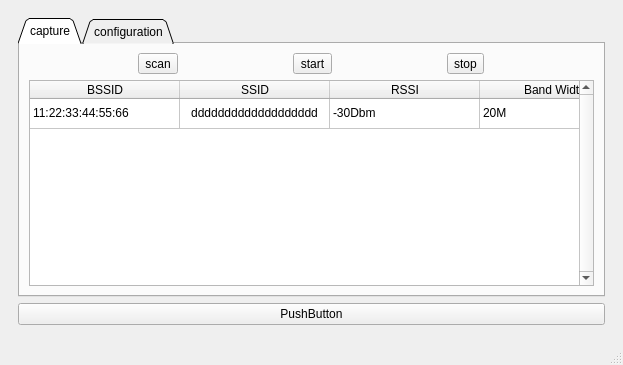
<?xml version="1.0" encoding="UTF-8"?>
<ui version="4.0">
 <class>MainWindow</class>
 <widget class="QMainWindow" name="MainWindow">
  <property name="windowModality">
   <enum>Qt::ApplicationModal</enum>
  </property>
  <property name="geometry">
   <rect>
    <x>0</x>
    <y>0</y>
    <width>623</width>
    <height>365</height>
   </rect>
  </property>
  <property name="sizePolicy">
   <sizepolicy hsizetype="Fixed" vsizetype="Fixed">
    <horstretch>0</horstretch>
    <verstretch>0</verstretch>
   </sizepolicy>
  </property>
  <property name="windowTitle">
   <string>Qsniffer</string>
  </property>
  <widget class="QWidget" name="centralwidget">
   <layout class="QGridLayout" name="gridLayout">
    <item row="1" column="0">
     <widget class="QStackedWidget" name="stackedWidget">
      <widget class="QWidget" name="page">
       <layout class="QHBoxLayout" name="horizontalLayout">
        <item>
         <layout class="QVBoxLayout" name="verticalLayout">
          <item>
           <widget class="QTabWidget" name="tabWidget">
            <property name="tabShape">
             <enum>QTabWidget::Triangular</enum>
            </property>
            <property name="currentIndex">
             <number>0</number>
            </property>
            <widget class="QWidget" name="tab">
             <attribute name="title">
              <string>capture</string>
             </attribute>
             <layout class="QVBoxLayout" name="verticalLayout_2">
              <item>
               <layout class="QHBoxLayout" name="horizontalLayout_2">
                <item>
                 <widget class="QToolButton" name="toolButton">
                  <property name="text">
                   <string>scan</string>
                  </property>
                 </widget>
                </item>
                <item>
                 <widget class="QToolButton" name="toolButton_2">
                  <property name="text">
                   <string>start</string>
                  </property>
                 </widget>
                </item>
                <item>
                 <widget class="QToolButton" name="toolButton_3">
                  <property name="text">
                   <string>stop</string>
                  </property>
                 </widget>
                </item>
               </layout>
              </item>
              <item>
               <widget class="QTableWidget" name="tableWidget">
                <property name="sizePolicy">
                 <sizepolicy hsizetype="Expanding" vsizetype="Expanding">
                  <horstretch>0</horstretch>
                  <verstretch>0</verstretch>
                 </sizepolicy>
                </property>
                <property name="frameShape">
                 <enum>QFrame::StyledPanel</enum>
                </property>
                <property name="frameShadow">
                 <enum>QFrame::Sunken</enum>
                </property>
                <property name="verticalScrollBarPolicy">
                 <enum>Qt::ScrollBarAlwaysOn</enum>
                </property>
                <property name="horizontalScrollBarPolicy">
                 <enum>Qt::ScrollBarAlwaysOff</enum>
                </property>
                <property name="sizeAdjustPolicy">
                 <enum>QAbstractScrollArea::AdjustToContentsOnFirstShow</enum>
                </property>
                <property name="selectionMode">
                 <enum>QAbstractItemView::SingleSelection</enum>
                </property>
                <property name="selectionBehavior">
                 <enum>QAbstractItemView::SelectRows</enum>
                </property>
                <property name="textElideMode">
                 <enum>Qt::ElideLeft</enum>
                </property>
                <property name="verticalScrollMode">
                 <enum>QAbstractItemView::ScrollPerItem</enum>
                </property>
                <property name="horizontalScrollMode">
                 <enum>QAbstractItemView::ScrollPerItem</enum>
                </property>
                <property name="showGrid">
                 <bool>true</bool>
                </property>
                <property name="gridStyle">
                 <enum>Qt::SolidLine</enum>
                </property>
                <property name="sortingEnabled">
                 <bool>true</bool>
                </property>
                <property name="wordWrap">
                 <bool>true</bool>
                </property>
                <property name="cornerButtonEnabled">
                 <bool>false</bool>
                </property>
                <attribute name="horizontalHeaderVisible">
                 <bool>true</bool>
                </attribute>
                <attribute name="horizontalHeaderCascadingSectionResizes">
                 <bool>false</bool>
                </attribute>
                <attribute name="horizontalHeaderMinimumSectionSize">
                 <number>20</number>
                </attribute>
                <attribute name="horizontalHeaderDefaultSectionSize">
                 <number>150</number>
                </attribute>
                <attribute name="horizontalHeaderShowSortIndicator" stdset="0">
                 <bool>false</bool>
                </attribute>
                <attribute name="verticalHeaderVisible">
                 <bool>false</bool>
                </attribute>
                <attribute name="verticalHeaderCascadingSectionResizes">
                 <bool>true</bool>
                </attribute>
                <row>
                 <property name="text">
                  <string>-</string>
                 </property>
                 <property name="textAlignment">
                  <set>AlignCenter</set>
                 </property>
                </row>
                <column>
                 <property name="text">
                  <string>BSSID</string>
                 </property>
                </column>
                <column>
                 <property name="text">
                  <string>SSID</string>
                 </property>
                </column>
                <column>
                 <property name="text">
                  <string>RSSI</string>
                 </property>
                </column>
                <column>
                 <property name="text">
                  <string>Band Width</string>
                 </property>
                </column>
                <column>
                 <property name="text">
                  <string>Primary CH</string>
                 </property>
                </column>
                <item row="0" column="0">
                 <property name="text">
                  <string>11:22:33:44:55:66</string>
                 </property>
                </item>
                <item row="0" column="1">
                 <property name="text">
                  <string>ddddddddddddddddddd</string>
                 </property>
                 <property name="textAlignment">
                  <set>AlignCenter</set>
                 </property>
                </item>
                <item row="0" column="2">
                 <property name="text">
                  <string>-30Dbm</string>
                 </property>
                </item>
                <item row="0" column="3">
                 <property name="text">
                  <string>20M</string>
                 </property>
                </item>
                <item row="0" column="4">
                 <property name="text">
                  <string>1</string>
                 </property>
                </item>
               </widget>
              </item>
             </layout>
            </widget>
            <widget class="QWidget" name="tab_2">
             <attribute name="title">
              <string>configuration</string>
             </attribute>
            </widget>
           </widget>
          </item>
          <item>
           <widget class="QPushButton" name="pushButton">
            <property name="text">
             <string>PushButton</string>
            </property>
           </widget>
          </item>
         </layout>
        </item>
       </layout>
      </widget>
      <widget class="QWidget" name="page_2"/>
     </widget>
    </item>
   </layout>
  </widget>
  <widget class="QMenuBar" name="menubar">
   <property name="geometry">
    <rect>
     <x>0</x>
     <y>0</y>
     <width>623</width>
     <height>24</height>
    </rect>
   </property>
  </widget>
  <widget class="QStatusBar" name="statusbar"/>
 </widget>
 <resources/>
 <connections/>
</ui>
